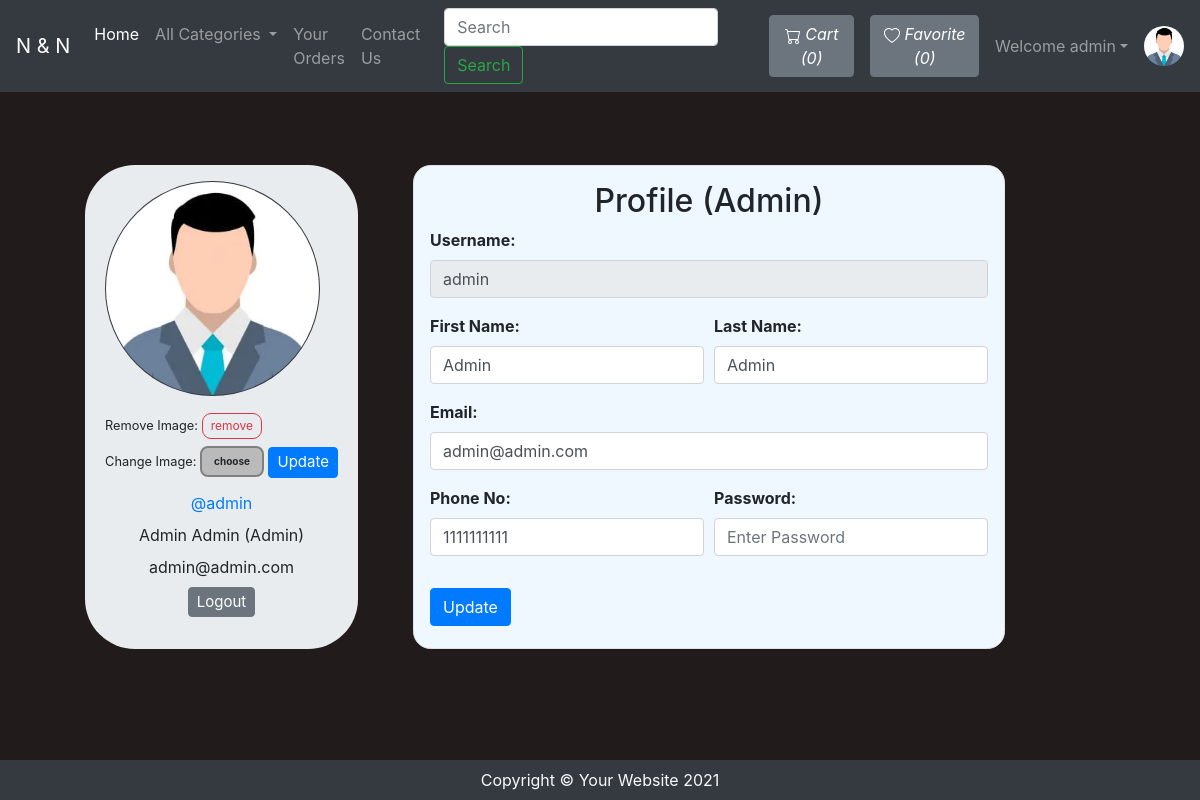
Screenshot of /OnlineStore/viewProfile.php (signed in) with the database file from the repository.
### tables this page shows
CREATE TABLE `sitedetail` (
  `tempId` int(11) NOT NULL,
  `systemName` varchar(21) NOT NULL,
  `email` varchar(35) NOT NULL,
  `contact1` bigint(21) NOT NULL,
  `contact2` bigint(21) DEFAULT NULL COMMENT 'Optional',
  `address` text NOT NULL,
  `dateTime` datetime NOT NULL DEFAULT current_timestamp()
);

CREATE TABLE `users` (
  `id` int(21) NOT NULL,
  `username` varchar(21) NOT NULL,
  `firstName` varchar(21) NOT NULL,
  `lastName` varchar(21) NOT NULL,
  `email` varchar(35) NOT NULL,
  `phone` varchar(10) NOT NULL,
  `userType` enum('0','1','2') NOT NULL DEFAULT '0' COMMENT '0=user\r\n1=admin\r\n2=driver',
  `password` varchar(255) NOT NULL,
  `joinDate` datetime NOT NULL DEFAULT current_timestamp()
);

### OnlineStore/viewProfile.php (the view, shortened to what this page needs)
<!DOCTYPE HTML>
<html lang="en">
<head>
	<link rel="stylesheet" href="https://stackpath.bootstrapcdn.com/bootstrap/4.2.1/css/bootstrap.min.css">
	<link rel="stylesheet" href="https://stackpath.bootstrapcdn.com/bootstrap/4.3.1/css/bootstrap.min.css">
	<link rel="stylesheet" href="https://use.fontawesome.com/releases/v5.7.2/css/all.css">
</head>
<body>
	<?php include 'partials/_dbconnect.php'; ?>
	<?php require 'partials/_nav.php' ?>
	<?php
	if ($loggedin) {
	?>
	<div class="container">
		<?php
			$sql = "SELECT * FROM `users` WHERE `id` = '$userId'";
			$result = mysqli_query($conn, $sql);
			$row = mysqli_fetch_assoc($result);
			$username = $row['username'];
			$firstName = $row['firstName'];
			$lastName = $row['lastName'];
			$email = $row['email'];
			$phone = $row['phone'];
			$userType = $row['userType'];
			if ($userType == 0) {
				$userType = "User";
			} else if ($userType == 2) {
				$userType = "Driver";
			} else {
				$userType = "Admin";
			}
		?>
		<div class="row">
			<div class="jumbotron p-3 mb-3" style="display: flex; justify-content: center; width: 28%; border-radius: 50px; margin: 0 auto;">
				<div class="user-info">
					<img class="rounded-circle mb-3 bg-dark" src="img/person-<?php echo $userId; ?>.jpg" onError="this.src = 'img/profilePic.jpg'" style="width:215px; height:215px; padding:1px;">
					<form action="partials/_manageProfile.php" method="POST">
						<small>Remove Image: </small><button type="submit" class="btn btn-outline-danger" name="removeProfilePic" style="font-size: 12px; padding: 3px 8px; border-radius: 9px;">remove</button>
					</form>
					<form action="partials/_manageProfile.php" method="POST" enctype="multipart/form-data" style="margin-top: 7px;">
						<div class="upload-btn-wrapper">
							<small>Change Image: </small>
							<button class="btn upload">choose</button>
						</div>
						<button type="submit" name="updateProfilePic" class="btn btn-primary" style="margin-top: -20px; font-size: 15px; padding: 3px 8px;">Update</button>
					</form>
					<ul class="meta list list-unstyled" style="text-align:center;">
						<li class="username my-2"><a href="viewProfile.php">@<?php echo $username ?></a></li>
						<li class="name"><?php echo $firstName . " " . $lastName; ?>
							<label class="label label-info">(<?php echo $userType ?>)</label>
						</li>
						<li class="email"><?php echo $email ?></li>
						<li class="my-2"><a href="partials/_logout.php"><button class="btn btn-secondary" style="font-size: 15px; padding: 3px 8px;">Logout</button></a></li>
					</ul>
				</div>
			</div>
			<div class="content-panel mb-3" style="display: flex;justify-content: center;">
				<div class="border p-3" style="border: 2px solid rgba(0, 0, 0, 0.1); border-radius: 1.1rem; background-color: aliceblue;">
					<h2 class="title text-center">Profile<span class="pro-label label label-warning"> (<?php echo $userType ?>)</span></h2>
					<form action="partials/_manageProfile.php" method="post">
						<div class="form-group">
							<b><label for="username">Username: </label></b>
							<input class="form-control" id="username" name="username" type="text" disabled value="<?php echo $username ?>">
						</div>
						<div class="form-row">
							<div class="form-group col-md-6">
								<b><label for="firstName">First Name: </label></b>
								<input type="text" class="form-control" id="firstName" name="firstName" placeholder="First Name" required value="<?php echo $firstName ?>">
							</div>
							<div class="form-group col-md-6">
								<b><label for="lastName">Last Name: </label></b>
								<input type="text" class="form-control" id="lastName" name="lastName" placeholder="Last name" required value="<?php echo $lastName ?>">
							</div>
						</div>
						<div class="form-group">
							<b><label for="email">Email: </label></b>
							<input type="email" class="form-control" id="email" name="email" placeholder="Enter Your Email" required value="<?php echo $email ?>">
						</div>
						<div class="form-row">
							<div class="form-group  col-md-6">
								<b><label for="phone">Phone No: </label></b>
								<div class="input-group mb-3">
									<input type="tel" class="form-control" id="phone" name="phone" placeholder="Enter Your Phone Number" required pattern="[0-9]{10}" maxlength="10" value="<?php echo $phone ?>">
								</div>
							</div>
							<div class="form-group  col-md-6">
								<b><label for="password">Password: </label></b>
								<input class="form-control" id="password" name="password" placeholder="Enter Password" type="password" required minlength="4" maxlength="21" data-toggle="password">
							</div>
						</div>
						<button type="submit" name="updateProfileDetail" class="btn btn-primary">Update</button>
					</form>
				</div>
			</div>
		</div>
	</div>
	<?php
		}
	?>
	<?php require 'partials/_footer.php' ?>
</body>
</html>

### OnlineStore/partials/_nav.php (shortened to what this page needs)
<?php
if (isset($_SESSION['loggedin']) && $_SESSION['loggedin'] == true){
	$loggedin = true;
	$userId = $_SESSION['userId'];
	$username = $_SESSION['username'];
} else {
	$loggedin = false;
	$userId = 0;
}
$sql = "SELECT * FROM `sitedetail`";
$result = mysqli_query($conn, $sql);
$row = mysqli_fetch_assoc($result);
$systemName = $row['systemName'];
echo '<nav class="navbar navbar-expand-lg navbar-dark bg-dark">
		<a class="navbar-brand" href="index.php">' . $systemName . '</a>
		<button class="navbar-toggler" type="button" data-toggle="collapse" data-target="#navbarSupportedContent" aria-controls="navbarSupportedContent" aria-expanded="false" aria-label="Toggle navigation">
			<span class="navbar-toggler-icon"></span>
		</button>
		<div class="collapse navbar-collapse" id="navbarSupportedContent">
			<ul class="navbar-nav mr-auto">
				<li class="nav-item active">
					<a class="nav-link" href="index.php">Home <span class="sr-only">(current)</span></a>
				</li>
				<li class="nav-item dropdown">
					<a class="nav-link dropdown-toggle" href="#" id="navbarDropdown" role="button" data-toggle="dropdown" aria-haspopup="true" aria-expanded="false">
						All Categories
					</a>
					<div class="dropdown-menu" aria-labelledby="navbarDropdown">';
					echo '</div>
				</li>';
				if ($loggedin) {
					echo '<li class="nav-item">
							<a class="nav-link" href="viewOrder.php">Your Orders</a>
						</li>';
				}
				if ($loggedin) {
					echo '<li class="nav-item">
							<a class="nav-link" href="contact.php">Contact Us</a>
						</li>';
				}
			echo '</ul>
			<form method="get" action="../OnlineStore/search.php" class="form-inline my-2 my-lg-0 mx-3">
				<input class="form-control mr-sm-2" type="search" name="search" id="search" placeholder="Search" aria-label="Search" required>
				<button class="btn btn-outline-success my-2 my-sm-0" type="submit">Search</button>
			</form>';
			if ($loggedin) {
				$countcartsql = "SELECT SUM(`itemQuantity`) FROM `viewcart` WHERE `userId` = $userId";
				$countcartresult = mysqli_query($conn, $countcartsql);
				$countcartrow = mysqli_fetch_assoc($countcartresult);
				$countcart = $countcartrow['SUM(`itemQuantity`)'];
				if (!$countcart) {
					$countcart = 0;
				}
				echo '<a href="viewCartReserved.php">
						<button type="button" class="btn btn-secondary mx-2" title="MyCart">
							<svg xmlns="img/cart.svg" width="16" height="16" fill="currentColor" class="bi bi-cart" viewBox="0 0 16 16">
								<path d="M0 1.5A.5.5 0 0 1 .5 1H2a.5.5 0 0 1 .485.379L2.89 3H14.5a.5.5 0 0 1 .491.592l-1.5 8A.5.5 0 0 1 13 12H4a.5.5 0 0 1-.491-.408L2.01 3.607 1.61 2H.5a.5.5 0 0 1-.5-.5zM3.102 4l1.313 7h8.17l1.313-7H3.102zM5 12a2 2 0 1 0 0 4 2 2 0 0 0 0-4zm7 0a2 2 0 1 0 0 4 2 2 0 0 0 0-4zm-7 1a1 1 0 1 1 0 2 1 1 0 0 1 0-2zm7 0a1 1 0 1 1 0 2 1 1 0 0 1 0-2z"/>
							</svg>
							<i class="bi bi-cart">Cart (' . $countcart . ')</i>
						</button>
					</a>';
				$countshopsql = "SELECT COUNT(`shopId`) FROM `favorite` WHERE `userId` = $userId";
				$countshopresult = mysqli_query($conn, $countshopsql);
				$countshoprow = mysqli_fetch_assoc($countshopresult);
				$countshop = $countshoprow['COUNT(`shopId`)'];
				if (!$countshop) {
					$countshop = 0;
				}
				echo '<a href="viewFavorite.php">
						<button type="button" class="btn btn-secondary mx-2" title="Favorite">
							<svg xmlns="img/heart.svg" width="16" height="16" fill="currentColor" class="bi bi-heart" viewBox="0 0 16 16">
								<path d="m8 2.748-.717-.737C5.6.281 2.514.878 1.4 3.053c-.523 1.023-.641 2.5.314 4.385.92 1.815 2.834 3.989 6.286 6.357 3.452-2.368 5.365-4.542 6.286-6.357.955-1.886.838-3.362.314-4.385C13.486.878 10.4.28 8.717 2.01L8 2.748zM8 15C-7.333 4.868 3.279-3.04 7.824 1.143c.06.055.119.112.176.171a3.12 3.12 0 0 1 .176-.17C12.72-3.042 23.333 4.867 8 15z"/>
							</svg>
							<i class="bi bi-heart">Favorite (' . $countshop . ')</i>
						</button>
					</a>';
				echo '<ul class="navbar-nav mr-2">
						<li class="nav-item dropdown">
							<a class="nav-link dropdown-toggle" href="#" id="navbarDropdown" role="button" data-toggle="dropdown"> Welcome ' . $username . '</a>
							<div class="dropdown-menu" aria-labelledby="navbarDropdown">
								<a class="dropdown-item" href="partials/_logout.php">Logout</a>
							</div>
						</li>
					</ul>
					<div class="text-center image-size-small position-relative">
						<a href="viewProfile.php"><img src="img/person-' . $userId . '.jpg" class="rounded-circle" onError="this.src = \'img/profilePic.jpg\'" style="width: 40px; height: 40px"></a>
					</div>';
			} else {
				echo '
					<button type="button" class="btn btn-success mx-2"  data-toggle="modal" data-target="#loginModal">Login</button>
					<button type="button" class="btn btn-success mx-2"  data-toggle="modal" data-target="#signupModal">SignUp</button>';
			}
		echo '</div>
	</nav>';
?>

### OnlineStore/viewProfile.php (style rules this page uses)
body { background-color: #221b1b; }
.row { margin-right: 150px; margin-top: 73px; }
.upload-btn-wrapper { position: relative; overflow: hidden; display: inline-block; }
button.btn.upload { border: 2px solid gray; background-color: #bababa; border-radius: 8px; font-size: 10px; font-weight: bold; }

### rows the page displays
sitedetail: systemName "N & N"
users: username "admin", firstName "Admin", lastName "Admin", userType "Admin", email "admin@admin.com", phone "1111111111"

### other values shown
$countcart "0"
$countshop "0"
$username "admin"
